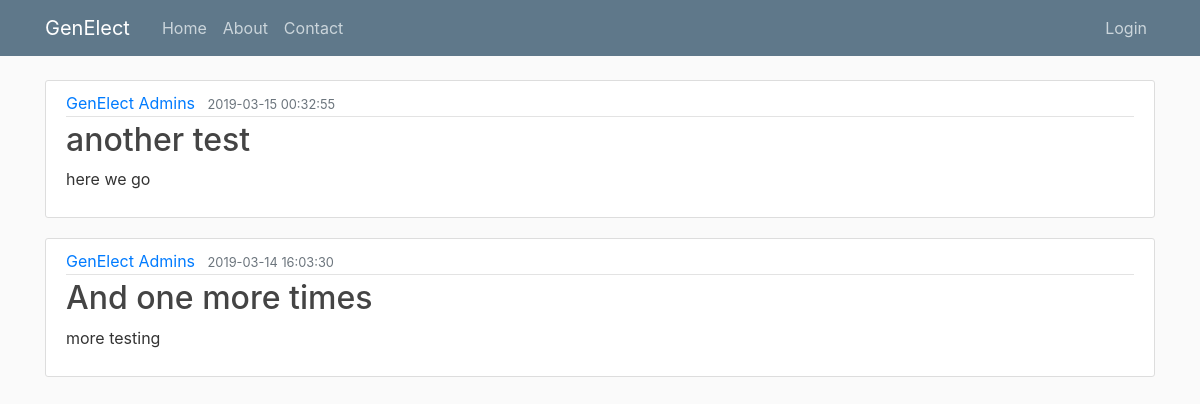
/index, run on the app's committed database.
### genElect/models.py (models this page shows)
class Base(db.Model):
    __abstract__ = True
    id = db.Column(db.Integer, primary_key=True, autoincrement=True)
    date_created = db.Column(db.DateTime, default=db.func.current_timestamp())
    date_modified = db.Column(db.DateTime, default=db.func.current_timestamp(),
            onupdate=db.func.current_timestamp())

class Notifications(Base):
    title = db.Column(db.String(100))
    notification = db.Column(db.String(1000))

### genElect/__init__.py (the view)
@app.route("/")
@app.route("/home")
@app.route("/index")
def index():
    notifications = Notifications.query.all()
    notifications.reverse()
    return render_template('index.html', notifications=notifications)

### genElect/templates/index.html (shortened to what this page needs)
{% extends "layout.html" %}
{% block content %}
    {% for notification in notifications %}
        <article class="media content-section">
          <div class="media-body">
            <div class="article-metadata">
              <a class="mr-2" href="#">GenElect Admins</a>
              <small class="text-muted">{{ notification.date_created }}</small>
            </div>
            <h2><a class="article-title" href="#">{{ notification.title }}</a></h2>
            <p class="article-content">{{ notification.notification }}</p>
          </div>
        </article>
    {% endfor %}
{% endblock content %}

### genElect/static/main.css (style rules this page uses)
body { background: #fafafa; color: #333333; margin-top: 5rem; }
h1, h2, h3, h4, h5, h6 { color: #444444; }
.content-section { background: #ffffff; padding: 10px 20px; border: 1px solid #dddddd; border-radius: 3px; margin-bottom: 20px; }
.article-title { color: #444444; }
.article-content { white-space: pre-line; }
.article-metadata { padding-bottom: 1px; margin-bottom: 4px; border-bottom: 1px solid #e3e3e3 }

### data on the page
Notifications: date_created "2019-03-15 00:32:55", title "another test", notification "here we go"
Notifications: date_created "2019-03-14 16:03:30", title "And one more times", notification "more testing"
